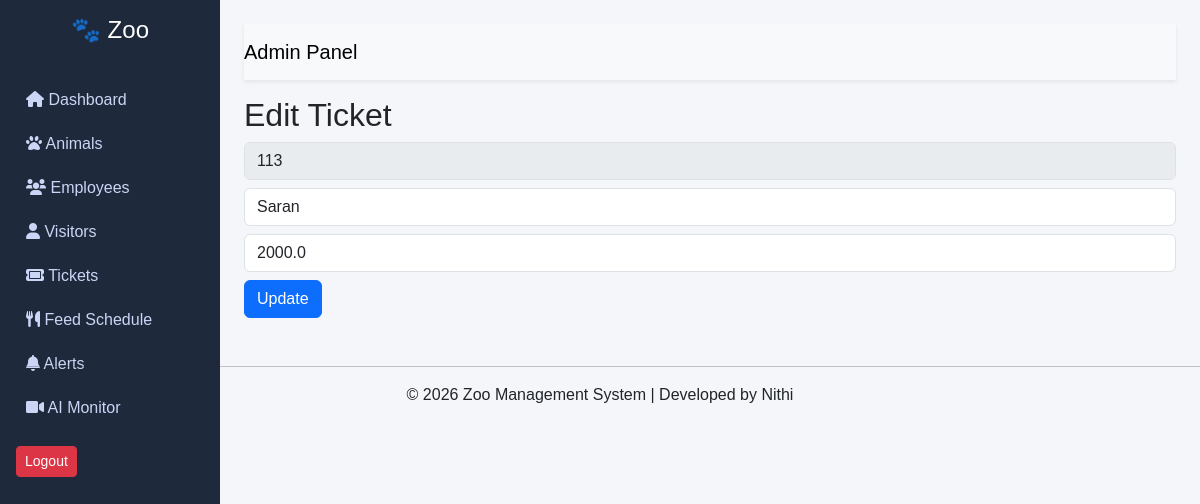
Page /edit_ticket/113 on the committed database.
### tables this page shows
CREATE TABLE tickets (
            ticket_id TEXT PRIMARY KEY,
            price REAL,
            visitor_name TEXT
        );

### app.py (the view, shortened to what this page needs)
@app.route('/edit_ticket/<id>', methods=['GET', 'POST'])
def edit_ticket(id):
    ticket = zoo_db.get_ticket(id)
    return render_template('edit_ticket.html', ticket=ticket)

### zoo_database.py (called while the page is built)
    def get_ticket(self, ticket_id):
        self.cursor.execute("SELECT * FROM tickets WHERE ticket_id=?", (ticket_id,))
        return self.cursor.fetchone()

### templates/edit_ticket.html
{% extends "base.html" %}
{% block content %}
<h2>Edit Ticket</h2>
<form method="POST">
    <input class="form-control mb-2" value="{{ ticket[0] }}" disabled>
    <input type="text" name="visitor_name" class="form-control mb-2" value="{{ ticket[2] }}">
    <input type="number" name="price" class="form-control mb-2" value="{{ ticket[1] }}">
    <button class="btn btn-primary">Update</button>
</form>
{% endblock %}

### static/style.css (style rules this page uses)
body { margin: 0; font-family: Arial, sans-serif; background-color: #f5f6fa; }

### rows in the picture
tickets: ticket_id "113", visitor_name "Saran", price "2000.0"
